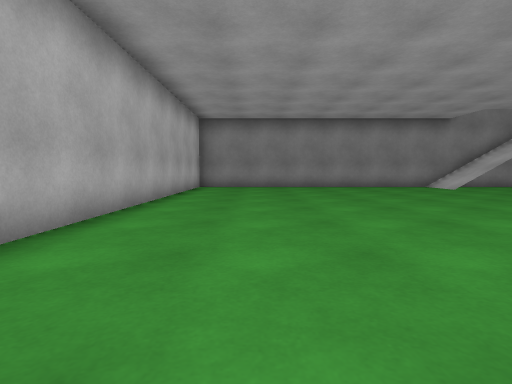
[1] (above)

24 first-person views from a walk through a Unity game level. The camera is 0.72 m above the floor, tilts 4° down and sees 80° across. The floor is counted in squares, 1 m on a side. Each view is taken from the middle of a square. On the plan, view 1 faces up. The plan holds only what a view shows up to about 10 squares ahead; the rest is blank. The place goes on beyond the plan. The player character is not drawn.

[2]
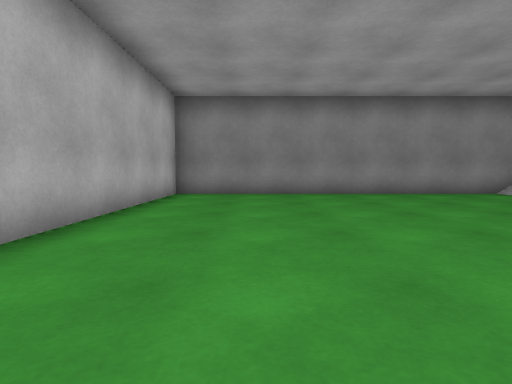

[3]
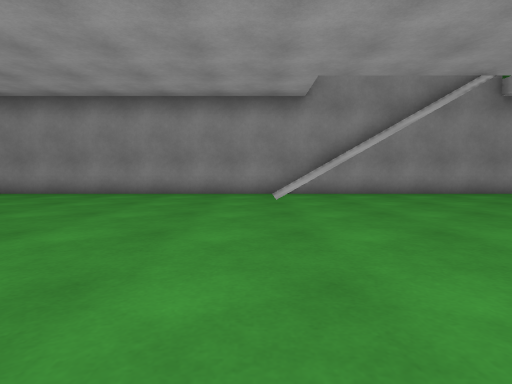

[4]
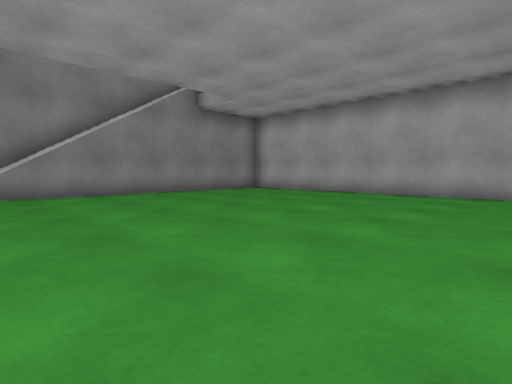

[5]
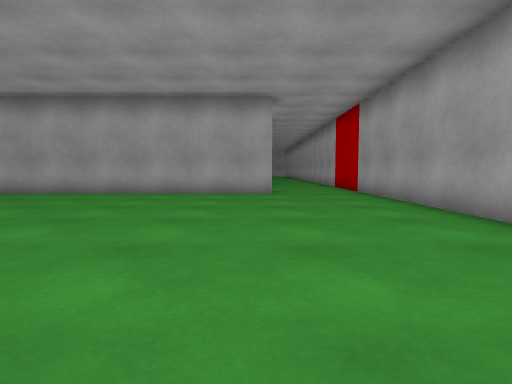

[6]
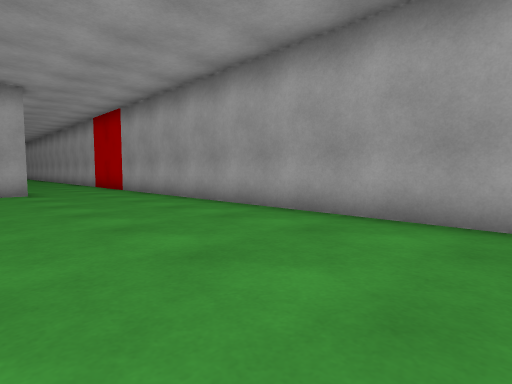

[7]
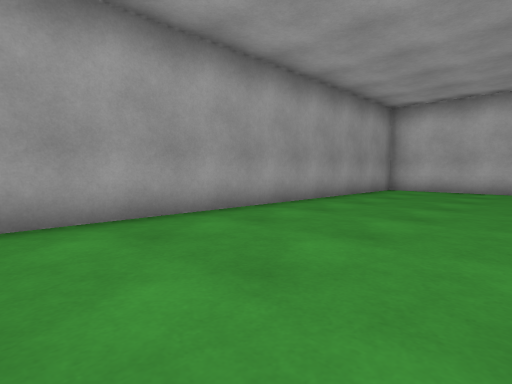

[8]
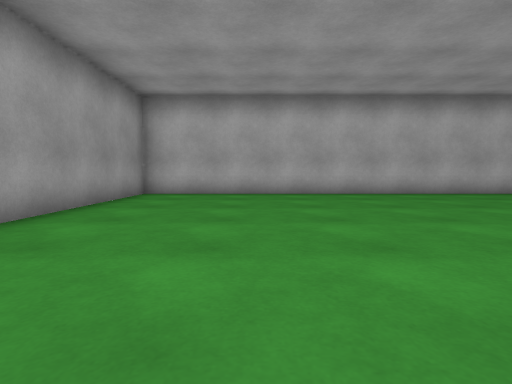

[9]
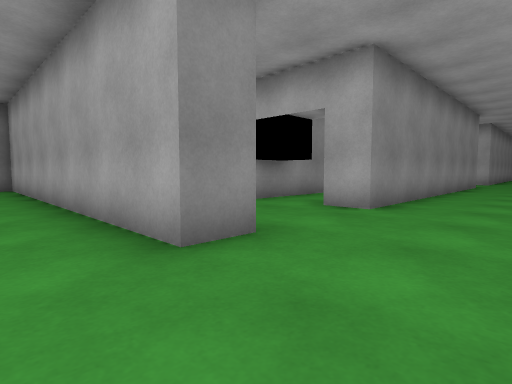

[10]
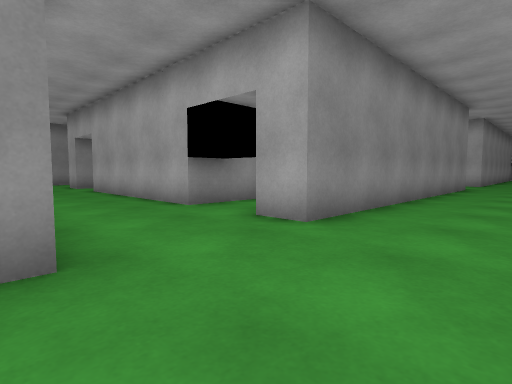

[11]
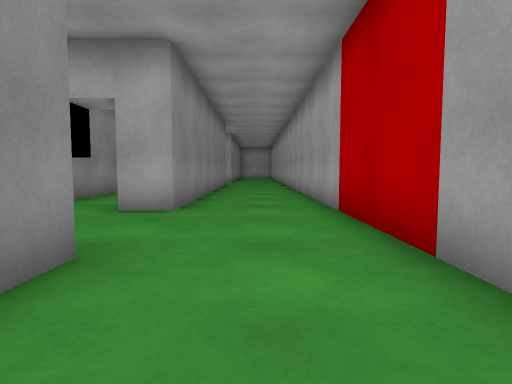

[12]
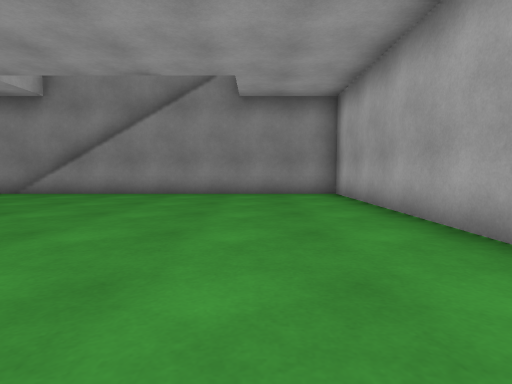

[13]
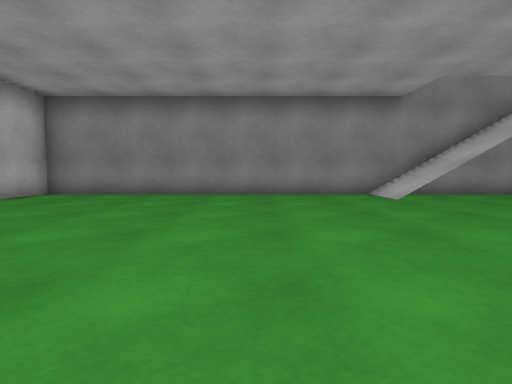

[14]
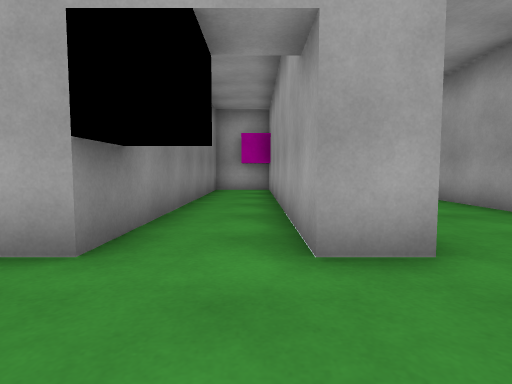

[15]
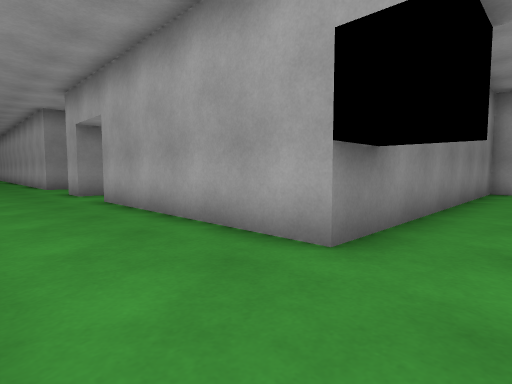

[16]
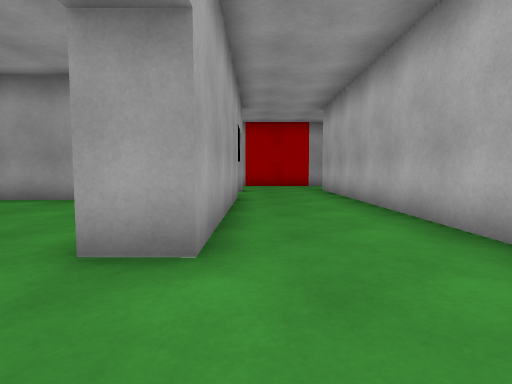

[17]
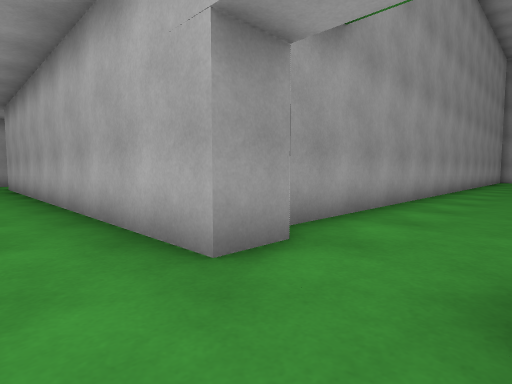

[18]
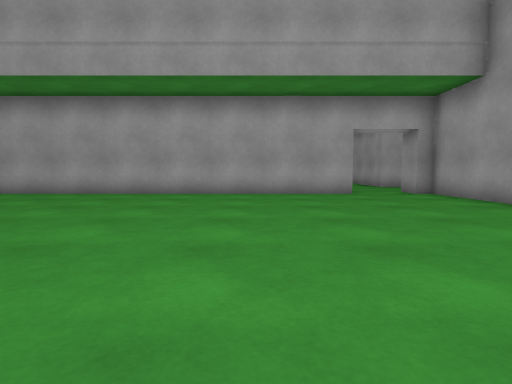

[19]
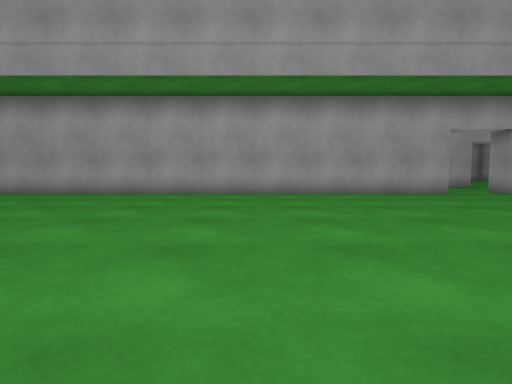

[20]
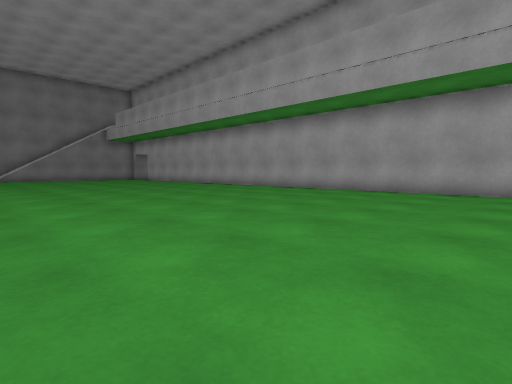

[21]
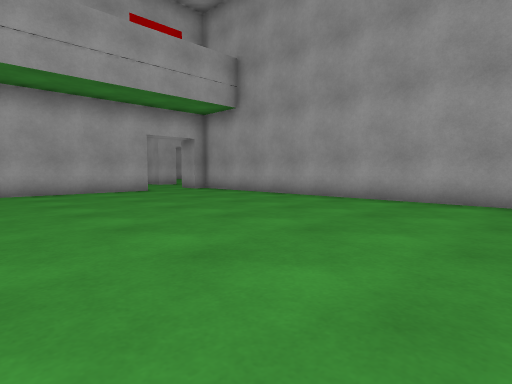

[22]
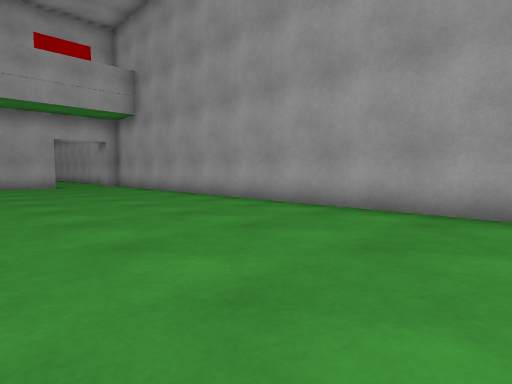

[23]
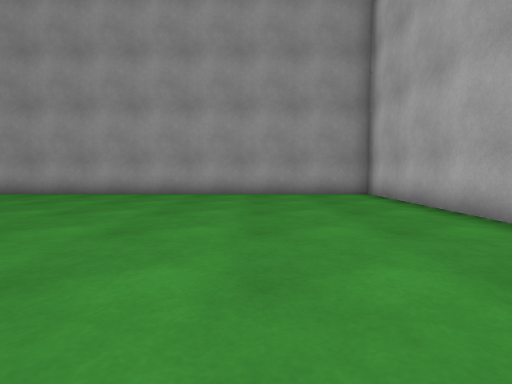

[24]
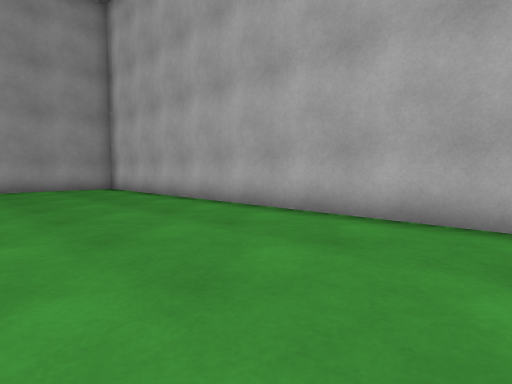

### Floor plan
Points are (right, up) in squares from view 1. A wall is a line through its corners. A room is listed if a view was taken in it or the views show most of it. See-through windows are left out.
Room 1 (views 1, 2, 3, 4, 5, 6, 7, 8, 9, 10, 11, 12, 13, 14, 15, 16, 17)
walls: (17.5, 15) (18.5, 15) (18.5, 4); (18.6, 2.5) (17.5, 2.5) (17.5, 13.5) (-2.5, 13.5) (-2.5, -0.5) (26.5, -0.5); (22.2, 13.5) (21.5, 13.5) (21.5, 14.5); (26.5, 5.5) (21.5, 5.5) (21.5, 11.5) (22.5, 11.5); (26.5, 2.5) (21.5, 2.5) (21.5, 3.5) (26.2, 3.5)
ways out: opening at (18, 16) to room 2; opening at (22, 12.5)
Room 2 (views 18, 19, 20, 21, 22, 23, 24)
walls: (-2.5, 26.6) (-2.5, 14.5) (17.5, 14.5) (17.5, 15); (17.5, 16.9) (17.5, 31)
ways out: opening at (18, 16) to room 1

Where each view was taken, in squares from view 1:
view 1: 0 up, 0 right, facing up
view 2: 4 up, 0 right, facing up
view 3: 4 up, 7 right, facing up
view 4: 4 up, 8 right, facing up-right
view 5: 3 up, 8 right, facing right
view 6: 4 up, 7 right, facing down-right
view 7: 4 up, 9 right, facing down-left
view 8: 3 up, 7 right, facing left
view 9: 0 up, 16 right, facing up-right
view 10: 0 up, 18 right, facing up-right
view 11: 1 up, 16 right, facing right
view 12: 4 up, 15 right, facing up
view 13: 4 up, 4 right, facing up
view 14: 4 up, 19 right, facing right
view 15: 4 up, 19 right, facing up-right
view 16: 14 up, 21 right, facing down
view 17: 17 up, 20 right, facing down-left
view 18: 20 up, 8 right, facing right
view 19: 23 up, 8 right, facing right
view 20: 23 up, 7 right, facing up-right
view 21: 22 up, 7 right, facing down-right
view 22: 20 up, 3 right, facing down-right
view 23: 24 up, 1 right, facing down
view 24: 27 up, 2 right, facing down-left
